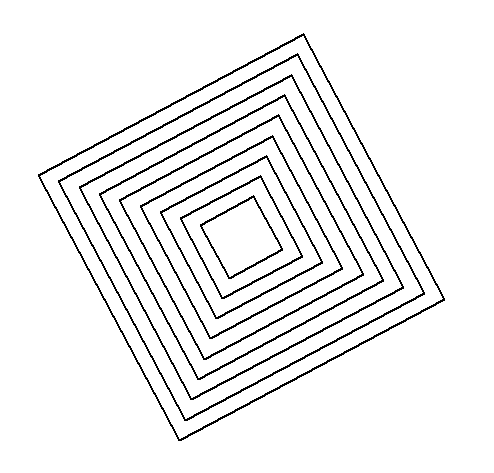

Python code for this plot:
"""
   旋转迷宫.py
"""
import time
import turtle

def draw_square(pos,length):
    """以pos为中心点画边长为length的正方形"""
    turtle.penup()
    turtle.bk(length/2)          # 倒回
    turtle.rt(90)                # 右转90
    turtle.bk(length/2)          # 再倒回
    turtle.left(90)              # 左转90
    turtle.pendown()             # 落笔  
    for _ in range(4):           # 到了正方形左上角
        turtle.fd(length)
        turtle.rt(90)
    turtle.penup()
    turtle.rt(90)
    turtle.fd(length/2)
    turtle.lt(90)
    turtle.fd(length/2)
    
turtle.speed(0)
turtle.tracer(0,0)              # 关闭显示刷新，设置绘画延时为0毫秒
turtle.pensize(2)
turtle.hideturtle()             # 隐藏海龟

while True:
    turtle.clear()              # 清空所画
    turtle.rt(1)
    for d in range(300,30,-30): 
        draw_square((0,0),d)    # 在当前方向画正方形
    turtle.update()             # 刷新显示  
    time.sleep(0.01)            # 等待0.01秒
